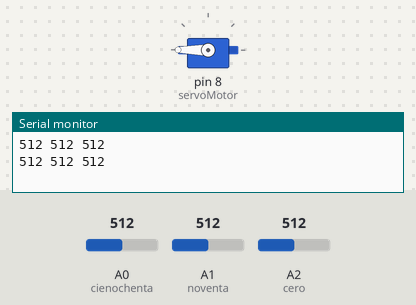
Simulated run of this sketch. Board: Arduino Uno, built with avr-gcc and run on an emulated ATmega328P. Shown: servo, the last lines printed to the serial monitor. The test bench sets the inputs (shaded band); at power-on: A1 (noventa) = 512, A2 (cero) = 512, A0 (cienochenta) = 512.

Above: at 1.8 s.
1.9 s: A1 (noventa) set to 528
At 3.0 s:
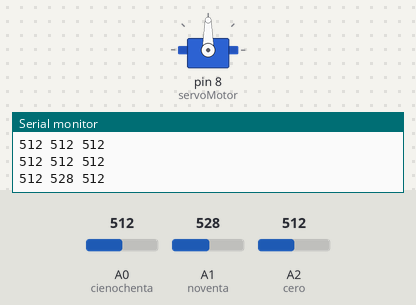
3.5 s: A2 (cero) set to 716
At 4.6 s:
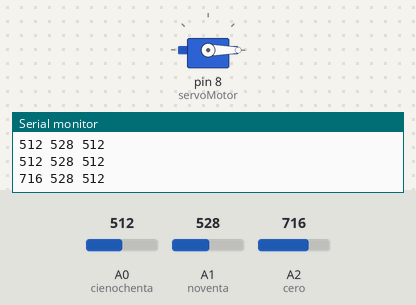
5.5 s: A2 (cero) set to 511
At 7.2 s:
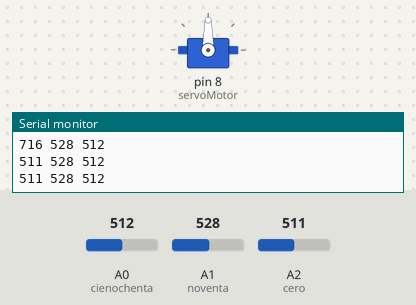
7.5 s: A2 (cero) set to 900
At 9.0 s:
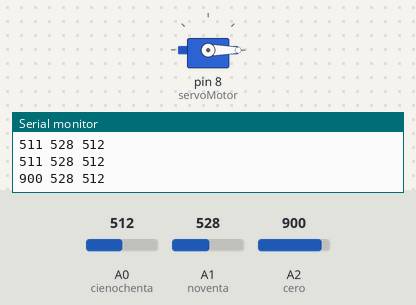
Timing chart, 0 to 10.5 s (numbered marks = the images above; inputs shaded):
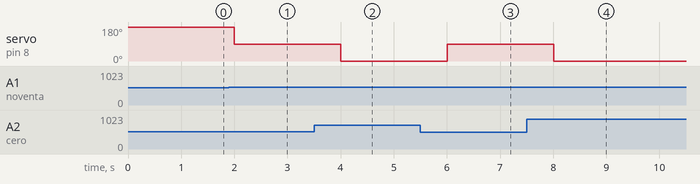

Measured:
- the behaviour switches between 512 and 513 on A1 (noventa) (found by bisection; images 0 and 1)
- after the input at 1.9 s, servo on pin 8 (servoMotor): 180° → 90° after 0.10 s
- after the input at 3.5 s, servo on pin 8 (servoMotor): 90° → 0° after 0.50 s
- after the input at 5.5 s, servo on pin 8 (servoMotor): 0° → 90° after 0.51 s
- after the input at 7.5 s, servo on pin 8 (servoMotor): 90° → 0° after 0.51 s

The sketch:

SERVO_FOTORESIS.ino
```cpp
#include <Servo.h>

Servo servoMotor;

int cero = A2;
int noventa = A1;
int cienochenta = A0;
int servo = 8;

int vcero = 0;
int vnoventa = 0;
int vcienochenta = 0;

void setup() {
  // put your setup code here, to run once:
  pinMode(cero, INPUT);
  pinMode(noventa,INPUT);
  pinMode(cienochenta,INPUT);
  servoMotor.attach(8);
  servoMotor.write(90);
  Serial.begin(9600);
}

void loop() {
  vcero = analogRead(cero);
  vnoventa = analogRead(noventa);
  vcienochenta = analogRead(cienochenta);

  Serial.print(vcero);
  Serial.print(" ");
  Serial.print(vnoventa);
  Serial.print(" ");
  Serial.print(vcienochenta);
  Serial.println();

  if (vcero > vnoventa && vcero > vcienochenta){
    servoMotor.write(0);
  }
  else{
    if (vnoventa > vcero && vnoventa > vcienochenta){
      servoMotor.write(90);
    }
    else{
      servoMotor.write(180);
    }
  }
  delay(1000);
}
```
